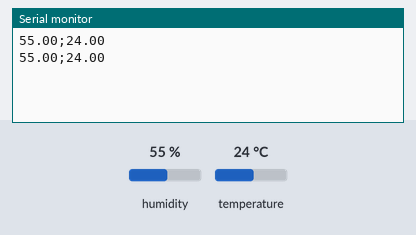
Recording of a sketch running on a simulated Arduino Uno, built with avr-gcc and run on an emulated ATmega328P. Shown: the last lines printed to the serial monitor. The inputs (shaded band) are chosen by the test bench; at power-on: humidity 55 %, temperature 24 °C.

Above: at 10.8 s.
10.9 s: humidity set to 22 %
At 20.7 s:
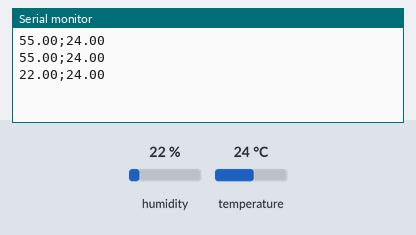
20.9 s: temperature set to 12 °C
At 30.7 s:
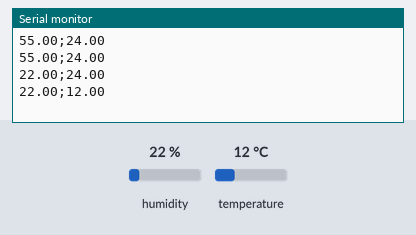
30.9 s: humidity set to 40 %
At 40.7 s:
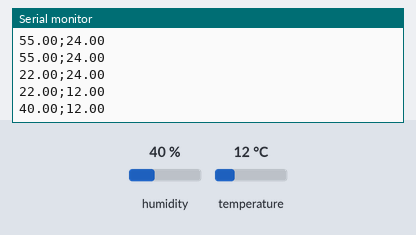
Timing chart, 0 to 42.2 s (numbered marks = the images above; inputs shaded):
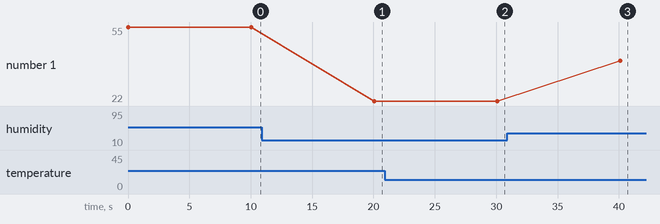

The sketch:

Arduino_5_Sensores_2022.ino
```cpp
// Inclusão de bibliotecas
#include <DHT.h>
#include <DHT_U.h>
#include <Adafruit_Sensor.h>
#include <DHT.h>
#include <DHT_U.h>
#include "DHT.h"
// Definição de porta de entrada
#define DHTPIN A1
DHT dht(DHTPIN, DHT11);

// Inicialização de biblioteca , definir serial
void setup()
{
pinMode(DHTPIN, INPUT);
Serial.begin(9600);
dht.begin();
}

// Inicia Loop
void loop()
{

 // Definição de Variável decimal
float dht11_umidade = dht.readHumidity();
float dht11_temperatura = dht.readTemperature();

// Exibir na tela
Serial.print(dht11_umidade);
Serial.print(";");
Serial.print(dht11_temperatura);


Serial.println();

// Tempo da captura em milisegundos/segundos
delay(10000);
}
```

Measured:
- after the input at 10.9 s, the serial monitor: prints a new line after 9.2 s (image 1)
- after the input at 20.9 s, the serial monitor: prints a new line after 9.2 s (image 2)
- after the input at 30.9 s, the serial monitor: prints a new line after 9.2 s (image 3)
- plotted number 1: 55 → 22 after the input at 10.9 s, 22 → 40 after the input at 30.9 s
